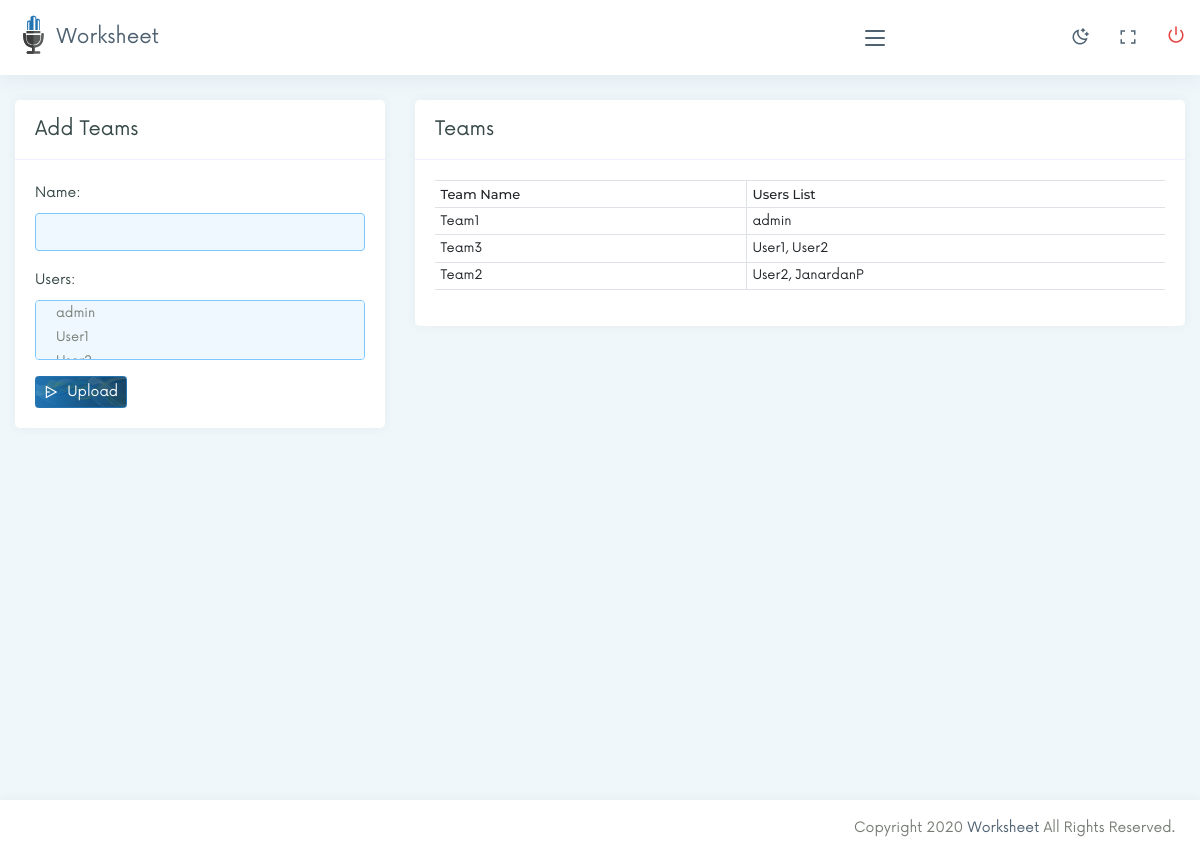
/teamname (signed in), run on the app's committed database.
### Worksheet_user/models.py (models this page shows, shortened)
class Team(models.Model):
    name = models.CharField(max_length=100)
    users = models.ManyToManyField(User)
    def get_users(self):
        return ", ".join([user.username for user in self.users.all()])

### Worksheet_user/views.py (the view, shortened to what this page needs)
# urls.py: path('teamname', views.teamname, name="teamname"),
@login_required
def teamname(request):
    teams = models.Team.objects.all()
    return render(request, "main/teams.html", {"form":TeamNameForm, "teams":teams})

### templates/main/teams.html (shortened to what this page needs)
{% extends 'base/base_main.html' %}
{% load static %}
{% block content %}
<div id="content-page" class="content-page">
   <div class="container-fluid">
        <div class="row">
            <div class="col-lg-4">
                <div class="iq-card">
                    <div class="iq-card-header d-flex justify-content-between">
                        <div class="iq-header-title">
                            <h4 class="card-title">Add Teams</h4>
                        </div>
                    </div>
                    <div class="iq-card-body">
                        <form action="" method="post">
                            <div class="row">
                                {% for fm in form %}
                                    <div class="form-group col-md-12">
                                        {{fm.label_tag}}
                                        {{fm}}
                                    </div>
                                {% endfor%}
                                <div class="col-md-12 form-group text-left mb-0">
                                    <button class="btn btn-sm btn-primary" type="submit"><i class="ri ri-send-plane-2-line"></i> Upload</button>
                                </div>
                            </div>
                        </form>
                    </div>
                </div>
            </div>
            <div class="col-lg-8">
                <div class="iq-card">
                    <div class="iq-card-header d-flex justify-content-between">
                        <div class="iq-header-title">
                            <h4 class="card-title">Teams</h4>
                        </div>
                    </div>
                    <div class="iq-card-body">
                        <div class="new-user-info">
                            <table id="myTable_data" class="display table table-responsive-md">
                                <thead>
                                    <tr>
                                        <th>Team Name</th>
                                        <th>Users List</th>
                                    </tr>
                                </thead>
                                <tbody>
                                    {% for team in teams %}
                                        <tr>
                                            <td>{{team.name}}</td>
                                            <td>{{team.get_users}}</td>
                                        </tr>
                                    {% endfor %}
                                </tbody>
                            </table>
                        </div>
                    </div>
                </div>
            </div>
        </div>
    </div>
</div>
{% endblock content %}

### static/css/all_style.css (style rules this page uses)
body { font-family: "Now", sans-serif; font-weight: 400; font-style: normal; font-size: 14px; line-height: 1.8; padding: 0; margin: 0; color: #777d74; background: #eff7fb; }
.btn { -webkit-transition: all 0.5s ease-out 0s; -moz-transition: all 0.5s ease-out 0s; -ms-transition: all 0.5s ease-out 0s; -o-transition: all 0.5s ease-out 0s; transition: all 0.5s ease-out 0s; }
a, button, input, btn { outline: medium none !important; }
h1, h2, h3, h4, h5, h6 { font-family: "Now", sans-serif; font-weight: 400; margin: 0px; line-height: 1.5; color: #374948; }
label { font-weight: normal; }
h4 { font-size: 1.4em; }
label { color: #374948; }
.iq-card-body form .form-group input, .iq-card-body form .form-group select, .iq-card-body form .form-group textarea, .form-control, .sign-in-from form input { display: block; width: 100%; border: 1px solid #ced4da; border-radius: 0.25rem; height: 38px; line-height: 38px; border: 1px solid #7dc7ff; font-size: 14px; color: #777d74; background: #eff8ff; padding: 0 10px; }
th { font-weight: 600; }
.iq-card { background: #ffffff; -webkit-border-radius: 15px; -moz-border-radius: 15px; border-radius: 5px; margin-bottom: 30px; border: none; -webkit-box-shadow: 0px 0px 12px 0px rgba(55, 73, 72, 0.06); -moz-box-shadow: 0px 0px 12px 0px rgba(55, 73, 72, 0.06); box-shadow: 0px 0px 12px 0px rgba(55, 73, 72, 0.06); }
.iq-card-body { padding: 20px; }
.iq-card .iq-card-header { padding: 0 20px; min-height: 60px; border-bottom: 1px solid #f2edff; -ms-flex-align: center !important; align-items: center !important; }
.iq-card .iq-card-header .iq-header-title { display: inline-block; align-self: center !important; }
.iq-card .iq-card-header .iq-header-title .card-title { margin-bottom: 0; }
.btn { font-size: 14px; font-family: "Now", sans-serif; }
.btn i { margin-right: 5px; }
.btn-primary { background: url(../images/bg_header.png),linear-gradient(to right, rgb(33 115 178) 0%, #124064 100%); background-size: 100%; background-position: 0px 100%; background-repeat: no-repeat; border-color: #2173b2; }
select#id_users { height: 60px; }
select#id_users option { padding: 4px 10px; font-size: 13px; }

### static/css/style.css (style rules this page uses)
th { font-weight: 500; font-family: 'Montserrat', sans-serif; border-right: 1px solid #ddd; }
.content-page { margin-left: 220px; overflow: hidden; padding: 100px 15px 0; min-height: 100vh; -webkit-transition: all 0.3s ease-out 0s; -moz-transition: all 0.3s ease-out 0s; -ms-transition: all 0.3s ease-out 0s; -o-transition: all 0.3s ease-out 0s; transition: all 0.3s ease-out 0s; }
.table th:last-child, .table td:last-child { border-right: 0; }
.table td, .table th { padding: 0.35rem; border-right: 1px solid #dee2e6; }
.table thead th, .table tbody td { border-bottom: 1px solid #dee2e6; font-size: 13px; line-height: 15px; }

### static/css/responsive.css (style rules this page uses)
@media (max-width:1299px) { .content-page, body.sidebar-main .content-page { margin-left: 0; padding: 100px 0 0; } }

### data on the page
Team: name "Team1", get_users "admin"
Team: name "Team3", get_users "User1, User2"
Team: name "Team2", get_users "User2, JanardanP"

### other printed values
{{ fm.label_tag }} "Name:" "Users:"
